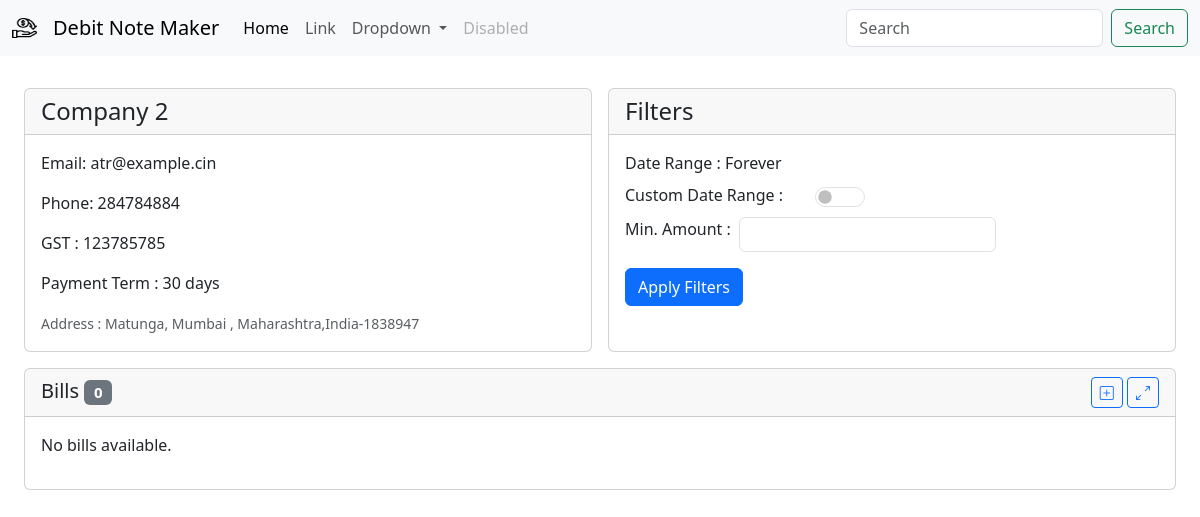
/party/2, run on an earlier commit of the app's database.
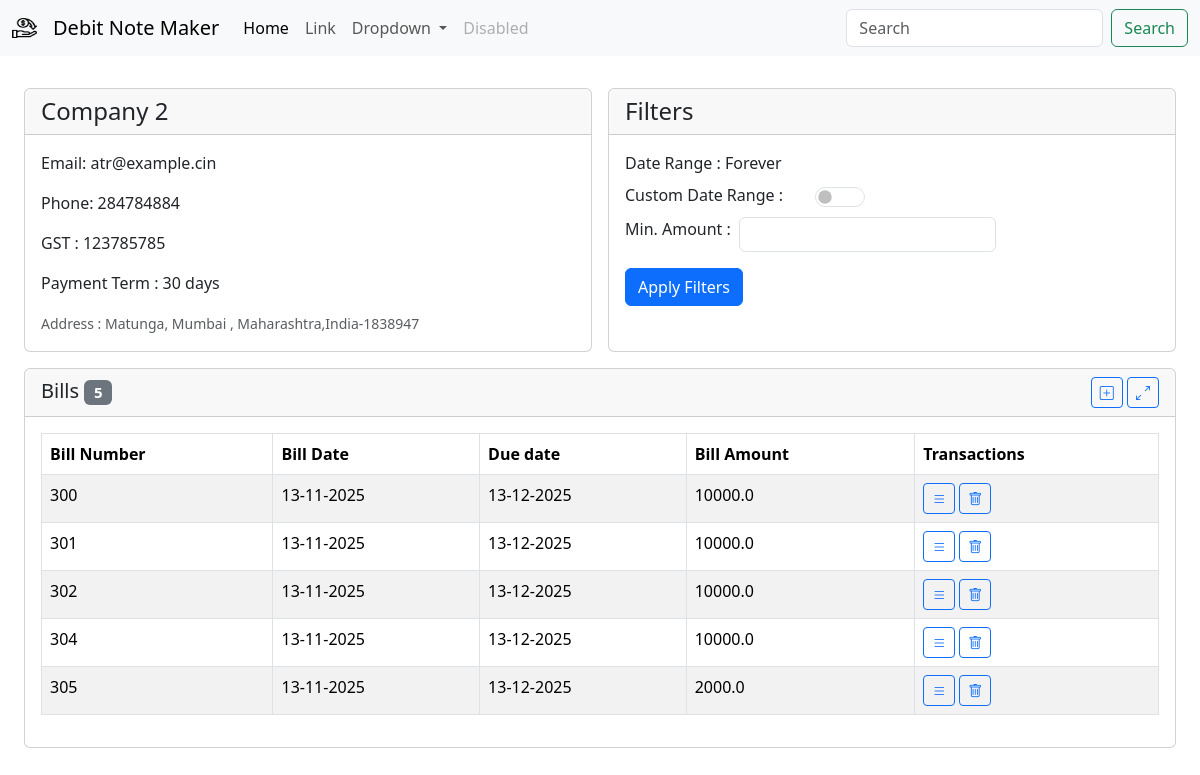
And on a later commit of the database.
### db/models/bill.py (models this page shows, shortened)
class Bill(Base):
    id = Column(Integer, primary_key=True, index=True)
    bill_number = Column(Integer,unique=True,nullable=False)
    amount = Column(Float, nullable=False)
    bill_date = Column(DateTime, nullable=False)
    company_id = Column(Integer, ForeignKey("companies.id"))
    company = relationship("Company", back_populates="bills")
    transactions = relationship("Transaction", back_populates="bill", cascade="all, delete-orphan")

### app/v1/company.py (the view)
@router.get("/party/{company_id}")
def company_detail(request: Request,company_id:int, db=Depends(get_db)):
    company =company_api.get_company(id=company_id, db=db)
    bills = [
        BillShow.model_validate(bill).model_dump()
        for bill in company.bills
    ]
    bills = sorted(bills, key=lambda bill: bill['bill_date'] or datetime.min)
    context = {"request": request,"company":company,"bills":bills}
    return templates.TemplateResponse("company/company_detail.html",context)

### template/company/company_detail.html (shortened to what this page needs)
{% extends "base.html" %}
{% block title %}
<link rel="stylesheet"
    href="https://cdnjs.cloudflare.com/ajax/libs/bootstrap-datepicker/1.10.0/css/bootstrap-datepicker.min.css">
{% endblock %}
{% block content %}
<div class="row m-3 g-3 align-items-stretch">
    <div class="col-12 col-lg-6 d-flex">
        {% include 'components/company_summary_card.html' %}
    </div>
    <div class="col-12 col-lg-6 d-flex">
        {% include 'components/bill_filter_card.html' %}
    </div>
</div>
<div class="col-lg-12">
<div class="card h-100">
    <div class="card-header d-flex justify-content-between align-items-center">
        <h5 class="mb-0">Bills
            <span class="badge text-bg-secondary ml-2">{{ bills|length }}</span>
        </h5>
        <div>
            <button type="button" class="btn btn-sm btn-outline-primary edit-transaction-btn" data-bs-toggle="modal"
                data-bs-target="#editTransactionModal">
                <i class="bi bi-plus-square"></i>
            </button>
            <a class="btn btn-outline-primary btn-sm" href="/party/{{ company.id}}/transactions" role="button"
                aria-disabled="true">
                <i class="bi bi-arrows-angle-expand"></i>
            </a>
        </div>
    </div>
    <div class="card-body">
        {% include 'components/bill_list_table.html' %}
     </div>
</div>
</div>
{% endblock %}

### template/components/bill_list_table.html (shortened to what this page needs)
<div class="table-responsive">
   {% if bills %}
    <table class="table table-striped table-bordered">
        <thead>
            <tr >
                <th>Bill Number</th>
                <th>Bill Date</th>
                <th>Due date</th>
                <th>Bill Amount</th>
                <th>Transactions
                </th>
            </tr>
        </thead>
        <tbody>
            {% for bill in bills %}
            <tr>
                <td>{{ bill.bill_number }}</td>
                <td>{{ bill.bill_date | format_datetime('%d-%m-%Y') }}</td>
                <td>{{ bill.due_date | format_datetime('%d-%m-%Y') }}</td>
                <td>{{ bill.amount }}</td>
                <td><a href="bill/{{bill.bill_number}}" class="btn btn-outline-primary btn-sm" role="button" aria-disabled="true">
                    <i class="bi bi-list"></i>
                </a>
                <button
                 onclick="deleteBill('{{ bill.id }}', '{{ bill.bill_number }}')"
                class="btn btn-outline-primary btn-sm" role="button" aria-disabled="true">
                <i class="bi bi-trash"></i>
            </button>
                </td>
            </tr>
            {% endfor %}
        </tbody>
    </table>
    {% else %}
    <p>No bills available.</p>
     {% endif %}
</div>

What changed in the data, as far as the page shows it:
now on this page (row edited): Bill: bill_number "300", bill_date "13-11-2025", due_date "13-12-2025", amount "10000.0"
now on this page (row edited): Bill: bill_number "301", bill_date "13-11-2025", due_date "13-12-2025", amount "10000.0"
now on this page (row edited): Bill: bill_number "302", bill_date "13-11-2025", due_date "13-12-2025", amount "10000.0"
now on this page (row edited): Bill: bill_number "304", bill_date "13-11-2025", due_date "13-12-2025", amount "10000.0"
now on this page (row edited): Bill: bill_number "305", bill_date "13-11-2025", due_date "13-12-2025", amount "2000.0"
Also different on the page:
{{ bills|length }}: "0" → "5"
text no longer shown: "No bills available."
text now shown: "Bill Number Bill Date Due date Bill Amount Transactions"
